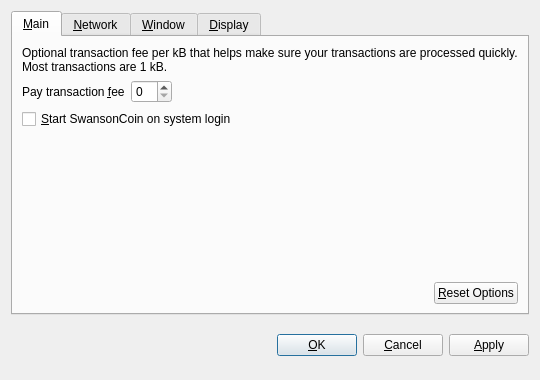
<?xml version="1.0" encoding="UTF-8"?>
<ui version="4.0">
 <class>OptionsDialog</class>
 <widget class="QDialog" name="OptionsDialog">
  <property name="geometry">
   <rect>
    <x>0</x>
    <y>0</y>
    <width>540</width>
    <height>380</height>
   </rect>
  </property>
  <property name="windowTitle">
   <string>Options</string>
  </property>
  <property name="modal">
   <bool>true</bool>
  </property>
  <layout class="QVBoxLayout" name="verticalLayout">
   <item>
    <widget class="QTabWidget" name="tabWidget">
     <property name="tabPosition">
      <enum>QTabWidget::North</enum>
     </property>
     <property name="currentIndex">
      <number>0</number>
     </property>
     <widget class="QWidget" name="tabMain">
      <attribute name="title">
       <string>&amp;Main</string>
      </attribute>
      <layout class="QVBoxLayout" name="verticalLayout_Main">
       <item>
        <widget class="QLabel" name="transactionFeeInfoLabel">
         <property name="text">
          <string>Optional transaction fee per kB that helps make sure your transactions are processed quickly. Most transactions are 1 kB.</string>
         </property>
         <property name="textFormat">
          <enum>Qt::PlainText</enum>
         </property>
         <property name="wordWrap">
          <bool>true</bool>
         </property>
        </widget>
       </item>
       <item>
        <layout class="QHBoxLayout" name="horizontalLayout_1_Main">
         <item>
          <widget class="QLabel" name="transactionFeeLabel">
           <property name="text">
            <string>Pay transaction &amp;fee</string>
           </property>
           <property name="textFormat">
            <enum>Qt::PlainText</enum>
           </property>
           <property name="buddy">
            <cstring>transactionFee</cstring>
           </property>
          </widget>
         </item>
         <item>
          <widget class="BitcoinAmountField" name="transactionFee"/>
         </item>
         <item>
          <spacer name="horizontalSpacer_1_Main">
           <property name="orientation">
            <enum>Qt::Horizontal</enum>
           </property>
           <property name="sizeHint" stdset="0">
            <size>
             <width>40</width>
             <height>20</height>
            </size>
           </property>
          </spacer>
         </item>
        </layout>
       </item>
       <item>
        <widget class="QCheckBox" name="bitcoinAtStartup">
         <property name="toolTip">
          <string>Automatically start SwansonCoin after logging in to the system.</string>
         </property>
         <property name="text">
          <string>&amp;Start SwansonCoin on system login</string>
         </property>
        </widget>
       </item>
       <item>
        <spacer name="verticalSpacer_Main">
         <property name="orientation">
          <enum>Qt::Vertical</enum>
         </property>
         <property name="sizeHint" stdset="0">
          <size>
           <width>20</width>
           <height>40</height>
          </size>
         </property>
        </spacer>
       </item>
       <item>
        <layout class="QHBoxLayout" name="horizontalLayout_2_Main">
         <item>
          <spacer name="horizontalSpacer_2_Main">
           <property name="orientation">
            <enum>Qt::Horizontal</enum>
           </property>
           <property name="sizeHint" stdset="0">
            <size>
             <width>40</width>
             <height>20</height>
            </size>
           </property>
          </spacer>
         </item>
         <item>
          <widget class="QPushButton" name="resetButton">
           <property name="toolTip">
            <string>Reset all client options to default.</string>
           </property>
           <property name="text">
            <string>&amp;Reset Options</string>
           </property>
           <property name="autoDefault">
            <bool>false</bool>
           </property>
          </widget>
         </item>
        </layout>
       </item>
      </layout>
     </widget>
     <widget class="QWidget" name="tabNetwork">
      <attribute name="title">
       <string>&amp;Network</string>
      </attribute>
      <layout class="QVBoxLayout" name="verticalLayout_Network">
       <item>
        <widget class="QCheckBox" name="mapPortUpnp">
         <property name="toolTip">
          <string>Automatically open the SwansonCoin client port on the router. This only works when your router supports UPnP and it is enabled.</string>
         </property>
         <property name="text">
          <string>Map port using &amp;UPnP</string>
         </property>
        </widget>
       </item>
       <item>
        <widget class="QCheckBox" name="connectSocks">
         <property name="toolTip">
          <string>Connect to the SwansonCoin network through a SOCKS proxy (e.g. when connecting through Tor).</string>
         </property>
         <property name="text">
          <string>&amp;Connect through SOCKS proxy:</string>
         </property>
        </widget>
       </item>
       <item>
        <layout class="QHBoxLayout" name="horizontalLayout_Network">
         <item>
          <widget class="QLabel" name="proxyIpLabel">
           <property name="text">
            <string>Proxy &amp;IP:</string>
           </property>
           <property name="textFormat">
            <enum>Qt::PlainText</enum>
           </property>
           <property name="buddy">
            <cstring>proxyIp</cstring>
           </property>
          </widget>
         </item>
         <item>
          <widget class="QValidatedLineEdit" name="proxyIp">
           <property name="maximumSize">
            <size>
             <width>140</width>
             <height>16777215</height>
            </size>
           </property>
           <property name="toolTip">
            <string>IP address of the proxy (e.g. 127.0.0.1)</string>
           </property>
          </widget>
         </item>
         <item>
          <widget class="QLabel" name="proxyPortLabel">
           <property name="text">
            <string>&amp;Port:</string>
           </property>
           <property name="textFormat">
            <enum>Qt::PlainText</enum>
           </property>
           <property name="buddy">
            <cstring>proxyPort</cstring>
           </property>
          </widget>
         </item>
         <item>
          <widget class="QLineEdit" name="proxyPort">
           <property name="maximumSize">
            <size>
             <width>55</width>
             <height>16777215</height>
            </size>
           </property>
           <property name="toolTip">
            <string>Port of the proxy (e.g. 9050)</string>
           </property>
          </widget>
         </item>
         <item>
          <widget class="QLabel" name="socksVersionLabel">
           <property name="text">
            <string>SOCKS &amp;Version:</string>
           </property>
           <property name="textFormat">
            <enum>Qt::PlainText</enum>
           </property>
           <property name="buddy">
            <cstring>socksVersion</cstring>
           </property>
          </widget>
         </item>
         <item>
          <widget class="QValueComboBox" name="socksVersion">
           <property name="toolTip">
            <string>SOCKS version of the proxy (e.g. 5)</string>
           </property>
          </widget>
         </item>
         <item>
          <spacer name="horizontalSpacer_Network">
           <property name="orientation">
            <enum>Qt::Horizontal</enum>
           </property>
           <property name="sizeHint" stdset="0">
            <size>
             <width>40</width>
             <height>20</height>
            </size>
           </property>
          </spacer>
         </item>
        </layout>
       </item>
       <item>
        <spacer name="verticalSpacer_Network">
         <property name="orientation">
          <enum>Qt::Vertical</enum>
         </property>
         <property name="sizeHint" stdset="0">
          <size>
           <width>20</width>
           <height>40</height>
          </size>
         </property>
        </spacer>
       </item>
      </layout>
     </widget>
     <widget class="QWidget" name="tabWindow">
      <attribute name="title">
       <string>&amp;Window</string>
      </attribute>
      <layout class="QVBoxLayout" name="verticalLayout_Window">
       <item>
        <widget class="QCheckBox" name="minimizeToTray">
         <property name="toolTip">
          <string>Show only a tray icon after minimizing the window.</string>
         </property>
         <property name="text">
          <string>&amp;Minimize to the tray instead of the taskbar</string>
         </property>
        </widget>
       </item>
       <item>
        <widget class="QCheckBox" name="minimizeOnClose">
         <property name="toolTip">
          <string>Minimize instead of exit the application when the window is closed. When this option is enabled, the application will be closed only after selecting Quit in the menu.</string>
         </property>
         <property name="text">
          <string>M&amp;inimize on close</string>
         </property>
        </widget>
       </item>
       <item>
        <spacer name="verticalSpacer_Window">
         <property name="orientation">
          <enum>Qt::Vertical</enum>
         </property>
         <property name="sizeHint" stdset="0">
          <size>
           <width>20</width>
           <height>40</height>
          </size>
         </property>
        </spacer>
       </item>
      </layout>
     </widget>
     <widget class="QWidget" name="tabDisplay">
      <attribute name="title">
       <string>&amp;Display</string>
      </attribute>
      <layout class="QVBoxLayout" name="verticalLayout_Display">
       <item>
        <layout class="QHBoxLayout" name="horizontalLayout_1_Display">
         <item>
          <widget class="QLabel" name="langLabel">
           <property name="text">
            <string>User Interface &amp;language:</string>
           </property>
           <property name="textFormat">
            <enum>Qt::PlainText</enum>
           </property>
           <property name="buddy">
            <cstring>lang</cstring>
           </property>
          </widget>
         </item>
         <item>
          <widget class="QValueComboBox" name="lang">
           <property name="toolTip">
            <string>The user interface language can be set here. This setting will take effect after restarting SwansonCoin.</string>
           </property>
          </widget>
         </item>
        </layout>
       </item>
       <item>
        <layout class="QHBoxLayout" name="horizontalLayout_2_Display">
         <item>
          <widget class="QLabel" name="unitLabel">
           <property name="text">
            <string>&amp;Unit to show amounts in:</string>
           </property>
           <property name="textFormat">
            <enum>Qt::PlainText</enum>
           </property>
           <property name="buddy">
            <cstring>unit</cstring>
           </property>
          </widget>
         </item>
         <item>
          <widget class="QValueComboBox" name="unit">
           <property name="toolTip">
            <string>Choose the default subdivision unit to show in the interface and when sending coins.</string>
           </property>
          </widget>
         </item>
        </layout>
       </item>
       <item>
        <widget class="QCheckBox" name="displayAddresses">
         <property name="toolTip">
          <string>Whether to show SwansonCoin addresses in the transaction list or not.</string>
         </property>
         <property name="text">
          <string>&amp;Display addresses in transaction list</string>
         </property>
        </widget>
       </item>
       <item>
        <widget class="QCheckBox" name="coinControlFeatures">
         <property name="toolTip">
          <string>Whether to show coin control features or not.</string>
         </property>
         <property name="text">
          <string>Display coin &amp;control features (experts only!)</string>
         </property>
        </widget>
       </item>
       <item>
        <spacer name="verticalSpacer_Display">
         <property name="orientation">
          <enum>Qt::Vertical</enum>
         </property>
         <property name="sizeHint" stdset="0">
          <size>
           <width>20</width>
           <height>40</height>
          </size>
         </property>
        </spacer>
       </item>
      </layout>
     </widget>
    </widget>
   </item>
   <item>
    <layout class="QHBoxLayout" name="horizontalLayout_Buttons">
     <item>
      <spacer name="horizontalSpacer_1">
       <property name="orientation">
        <enum>Qt::Horizontal</enum>
       </property>
       <property name="sizeHint" stdset="0">
        <size>
         <width>40</width>
         <height>48</height>
        </size>
       </property>
      </spacer>
     </item>
     <item>
      <widget class="QLabel" name="statusLabel">
       <property name="font">
        <font>
         <weight>75</weight>
         <bold>true</bold>
        </font>
       </property>
       <property name="text">
        <string/>
       </property>
       <property name="textFormat">
        <enum>Qt::PlainText</enum>
       </property>
       <property name="wordWrap">
        <bool>true</bool>
       </property>
      </widget>
     </item>
     <item>
      <spacer name="horizontalSpacer_2">
       <property name="orientation">
        <enum>Qt::Horizontal</enum>
       </property>
       <property name="sizeHint" stdset="0">
        <size>
         <width>40</width>
         <height>48</height>
        </size>
       </property>
      </spacer>
     </item>
     <item>
      <widget class="QPushButton" name="okButton">
       <property name="text">
        <string>&amp;OK</string>
       </property>
      </widget>
     </item>
     <item>
      <widget class="QPushButton" name="cancelButton">
       <property name="text">
        <string>&amp;Cancel</string>
       </property>
       <property name="autoDefault">
        <bool>false</bool>
       </property>
      </widget>
     </item>
     <item>
      <widget class="QPushButton" name="applyButton">
       <property name="text">
        <string>&amp;Apply</string>
       </property>
       <property name="autoDefault">
        <bool>false</bool>
       </property>
      </widget>
     </item>
    </layout>
   </item>
  </layout>
 </widget>
 <customwidgets>
  <customwidget>
   <class>BitcoinAmountField</class>
   <extends>QSpinBox</extends>
   <header>bitcoinamountfield.h</header>
  </customwidget>
  <customwidget>
   <class>QValueComboBox</class>
   <extends>QComboBox</extends>
   <header>qvaluecombobox.h</header>
  </customwidget>
  <customwidget>
   <class>QValidatedLineEdit</class>
   <extends>QLineEdit</extends>
   <header>qvalidatedlineedit.h</header>
  </customwidget>
 </customwidgets>
 <resources/>
 <connections/>
</ui>
